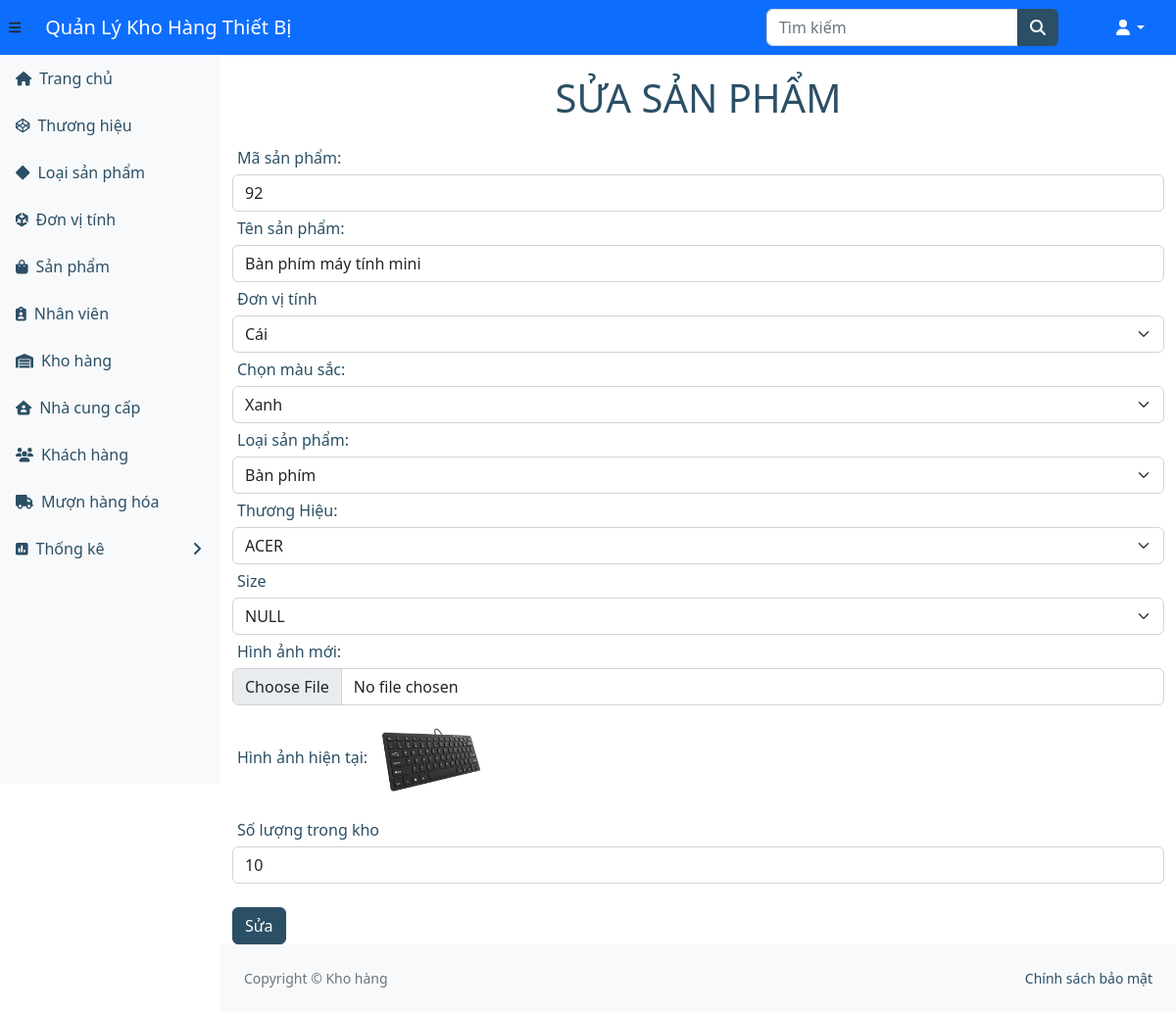
The page /ql-kho/suasp.php?mm=92 (signed in) on the database its author committed.
### tables this page shows
CREATE TABLE `sanpham` (
  `masanpham` int(11) NOT NULL,
  `tensanpham` varchar(255) DEFAULT NULL,
  `mausac` varchar(255) DEFAULT NULL,
  `loaisanpham` int(11) DEFAULT NULL,
  `mathuonghieu` int(11) DEFAULT NULL,
  `kichthuoc` varchar(255) DEFAULT NULL,
  `hinhanh` varchar(255) DEFAULT NULL,
  `dongia` varchar(255) DEFAULT NULL,
  `donvitinh` int(11) DEFAULT NULL
);

### ql-kho/suasp.php (the view, shortened to what this page needs)
<?php
include_once("header.php");
?>
<?php
$ma = $_REQUEST["mm"];
$sql = "SELECT * FROM sanpham sp, loaisanpham lsp WHERE sp.loaisanpham=lsp.maloaisanpham AND sp.masanpham='" . $ma . "'";
$kq = $conn->query($sql) or die("Không thể sửa sản phẩm");
while ($row = mysqli_fetch_array($kq)) {
    echo ("<form name='frmSuaSp' action='xli_suasp.php' method='post'enctype='multipart/form-data'>");
    echo ("<h1 class='tieudeform'>SỬA SẢN PHẨM </h1>");
    echo ("<div class = 'form-group' ><label>Mã sản phẩm:</label>  <input type='text' class='form-control' name='txtMasanpham' value='" . $row["masanpham"] . "' readonly></div>");
    echo ("<div class = 'form-group' ><label>Tên sản phẩm:</label> <input type='text' class='form-control' name='txtTensanpham' value='" . (isset($row["tensanpham"]) ? $row["tensanpham"] : '') . "'></div>");
    echo ("<div class = 'form-group' ><label>Đơn vị tính</label>");
    $dvt = $row["donvitinh"];
    echo ("<select name = 'txtdonvitinh' class = 'form-select'>");
    $query = "SELECT * FROM donvitinh";
    $res = $conn->query($query);
    while ($r = mysqli_fetch_assoc($res)) {
        if ($r['madonvitinh'] == $dvt)
            echo "<option selected value='" . $r['madonvitinh'] . "'>" . $r['tendonvitinh'] . "</option>";
        else
            echo "<option value='" . $r['madonvitinh'] . "'>" . $r['tendonvitinh'] . "</option>";
    }
    echo ("</select>");
    echo ("</div>");
    $color = array("Xanh" => "Xanh", "Đỏ" => "Đỏ", "Vàng" => "Vàng", "Trắng" => "Trắng", "Cam" => "Cam");
    echo "<div class='form-group'>
                <label>Chọn màu sắc:</label>
                <select name='txtMau' class='form-select'>
                ";
    foreach ($color as $x => $x_value) {
        if ($x == $row["mausac"])
            echo "<option selected value='" . $x . "'> " . $x_value . "</option>";
        else
            echo "<option value='" . $x . "'> " . $x_value . "</option>";
    }
    echo "</select></div>";
    echo ("<div class = 'form-group' ><label>Loại sản phẩm:</label>");
    $loaisp = $row["loaisanpham"];
    echo ("<select name = 'txtLoaisanpham' class = 'form-select'>");
    $query = "SELECT * FROM loaisanpham";
    $res = $conn->query($query);
    while ($r = mysqli_fetch_assoc($res)) {
        if ($r['maloaisanpham'] == $loaisp)
            echo "<option selected value='" . $r['maloaisanpham'] . "'>" . $r['tenloaisanpham'] . "</option>";
        else
            echo "<option value='" . $r['maloaisanpham'] . "'>" . $r['tenloaisanpham'] . "</option>";
    }
    echo ("</select>");
    echo ("</div>");
    echo ("<div class = 'form-group' ><label>Thương Hiệu:</label>");
    $mathuonghieu = $row["mathuonghieu"];
    echo ("<select name = 'txtThuongHieu' class='form-select'>");
    $query = "SELECT * FROM thuonghieu";
    $res = $conn->query($query);
    while ($r = mysqli_fetch_assoc($res)) {
        if ($r['mathuonghieu'] == $mathuonghieu)
            echo "<option selected value='" . $r['mathuonghieu'] . "'>" . $r['tenthuonghieu'] . "</option>";
        else
            echo "<option value='" . $r['mathuonghieu'] . "'>" . $r['tenthuonghieu'] . "</option>";
    }
    echo ("</select>");
    echo ("</div>");
    $size = array("NULL" => "NULL", "S" => "S", "M" => "M", "L" => "L", "XL" => "XL", "XXL" => "XXL", "38" => "38", "39" => "39", "40" => "40", "41" => "41");
    echo "<div class='form-group'>
                <label>Size</label>
                <select name='txtSize' class='form-select'>
                ";
    foreach ($size as $x => $x_value) {
        if ($x == $row["kichthuoc"])
            echo "<option selected value='" . $x . "'> " . $x_value . "</option>";
        else
            echo "<option value='" . $x . "'> " . $x_value . "</option>";
    }
    echo "</select></div>";
    echo ("<div class = 'form-group' ><label>Hình ảnh mới:</label> ");
    echo "<input value='" . $row['hinhanh'] . "' type='file' class='form-control' name='txtHinhAnh'>";
    echo ("</div>");
    echo ("<label>Hình ảnh hiện tại:</label> <img class = 'img-fluid' style='width:110px;;height:110px' src='" . $row["hinhanh"] . "' alt=''><br>");
    echo ("<div class = 'form-group' ><label>Số lượng trong kho</label> <input type='text' class='form-control' name='txtGia' value='" . (isset($row["dongia"]) ? $row["dongia"] : '') . "'></div> <br>");
    echo ("<input class = 'btn btn-primary' type='submit' name='sbmsuasp' value='Sửa'>");
    echo ("</form>");
}
?>
  <?php
    include("footer.php");
    ?>

### ql-kho/header.php (style rules this page uses)
h1.tieudeform { text-align: center; text-transform: uppercase; color: #2b4f65; margin: 20px; }
label { margin: 5px; color: #2b4f65; }

### rows shown on the page
sanpham: txtMasanpham "92", txtTensanpham "Bàn phím máy tính mini", txtMau "Xanh", txtSize "NULL", hinhanh (picture), txtGia "10"

### other values the page prints
form field txtdonvitinh "Cái"
form field txtLoaisanpham "Bàn phím"
form field txtThuongHieu "ACER"
